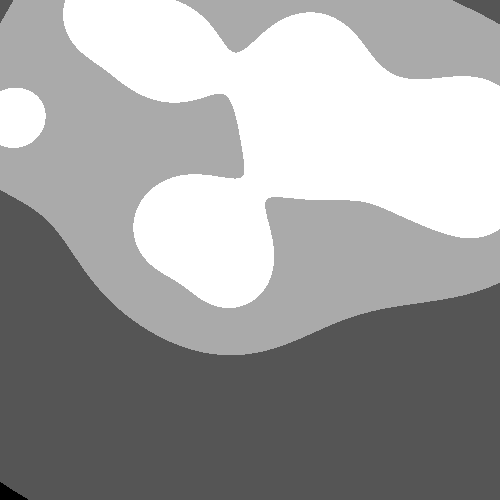
Frame 1 (no input)
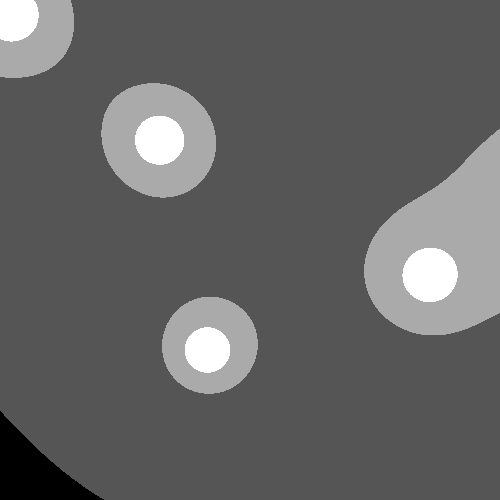
Frame 60 (the mouse pressed at the canvas centre just before this capture)
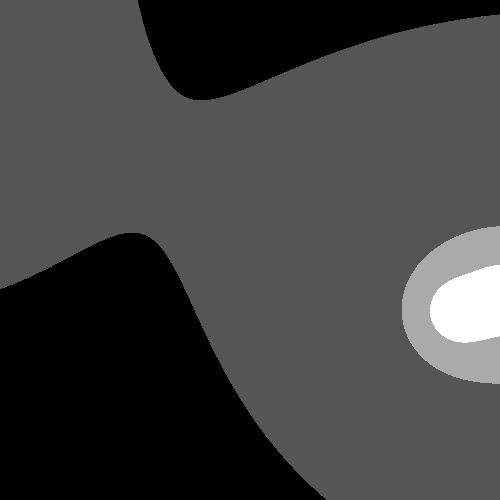
Frame 120 (the mouse held since frame 60 and released just before this capture)

The Processing sketch that drew these frames (run headless with seeded random() and noise(); from frame 60 on, the mouse is pressed at the canvas centre):

// Processing sketch: game8_G
// ── game8_G.pde
ArrayList<Metaball> metaballs;

void setup(){
  size(500,500);
  metaballs = new ArrayList<Metaball>();

  for(int i = 0; i < 10; i++)
  {
    metaballs.add(new Metaball(new PVector(random(width), random(height)), 70f));
  }
}

void draw(){
  background(0);

    for (int i=0; i < metaballs.size(); i++) 
    {
      Metaball b = metaballs.get(i);
      b.pos.x += sin(millis()/1000 + i)*5;
      b.pos.y += cos(millis()/1000 - i)*3;
    }

  loadPixels();
  //↓全ての画素を見るfor分
  for (int x = 0; x < width; x++) {
    for (int y = 0; y < height; y++) {

      int index = x + y * width;
      float sum = 0;

      //↓一つの画素に対し、すべてのmetaballからの距離を積算している。      
      //for (Blob b : blobs) {//←蛇足：以下2行の代わりにこのようにも書ける
      for (int i=0; i < metaballs.size(); i++) {
        Metaball b = metaballs.get(i);
        //↓画素からボール中心への距離
        float d = dist(x, y, b.pos.x, b.pos.y);    
        sum += 40 * b.radi / d;;
      }

      //２．

      int N = 4;
      float p = 255/float(N-1);

      sum = floor((sum/255) * N) * p;
      
      pixels[index] = color(sum);
      //pixels[index] = color(sum, 255, 255);
    }
  }
  updatePixels();
}

class Metaball
{
  PVector pos;
  float radi;

  Metaball(PVector pos0, float radi0){
    pos = pos0;
    radi = radi0;
  }  
}
